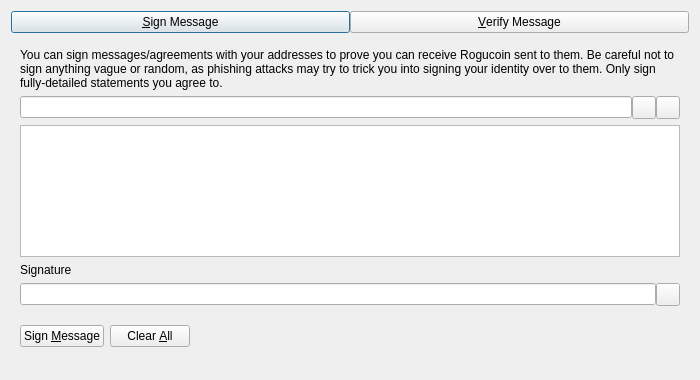
<?xml version="1.0" encoding="UTF-8"?>
<ui version="4.0">
 <class>SignVerifyMessageDialog</class>
 <widget class="QDialog" name="SignVerifyMessageDialog">
  <property name="geometry">
   <rect>
    <x>0</x>
    <y>0</y>
    <width>700</width>
    <height>380</height>
   </rect>
  </property>
  <property name="windowTitle">
   <string>Signatures - Sign / Verify a Message</string>
  </property>
  <property name="modal">
   <bool>true</bool>
  </property>
  <layout class="QVBoxLayout" name="verticalLayout">
   <item>
    <layout class="QHBoxLayout" name="horizontalLayout_Buttons_2">
     <property name="spacing">
      <number>0</number>
     </property>
     <property name="topMargin">
      <number>0</number>
     </property>
     <item>
      <widget class="QPushButton" name="btnSignMessage">
       <property name="text">
        <string>&amp;Sign Message</string>
       </property>
       <property name="checkable">
        <bool>true</bool>
       </property>
      </widget>
     </item>
     <item>
      <widget class="QPushButton" name="btnVerifyMessage">
       <property name="text">
        <string>&amp;Verify Message</string>
       </property>
       <property name="checkable">
        <bool>true</bool>
       </property>
      </widget>
     </item>
    </layout>
   </item>
   <item>
    <widget class="QStackedWidget" name="stackedWidgetSig">
     <property name="minimumSize">
      <size>
       <width>0</width>
       <height>0</height>
      </size>
     </property>
     <property name="currentIndex">
      <number>0</number>
     </property>
     <widget class="QWidget" name="pageSignMessage">
      <layout class="QVBoxLayout" name="verticalLayout_SM">
       <item>
        <widget class="QLabel" name="infoLabel_SM">
         <property name="text">
          <string>You can sign messages/agreements with your addresses to prove you can receive Rogucoin sent to them. Be careful not to sign anything vague or random, as phishing attacks may try to trick you into signing your identity over to them. Only sign fully-detailed statements you agree to.</string>
         </property>
         <property name="textFormat">
          <enum>Qt::PlainText</enum>
         </property>
         <property name="wordWrap">
          <bool>true</bool>
         </property>
        </widget>
       </item>
       <item>
        <layout class="QHBoxLayout" name="horizontalLayout_1_SM">
         <property name="spacing">
          <number>0</number>
         </property>
         <item>
          <widget class="QValidatedLineEdit" name="addressIn_SM">
           <property name="toolTip">
            <string>The Rogucoin address to sign the message with</string>
           </property>
          </widget>
         </item>
         <item>
          <widget class="QToolButton" name="addressBookButton_SM">
           <property name="toolTip">
            <string>Choose previously used address</string>
           </property>
           <property name="text">
            <string/>
           </property>
           <property name="shortcut">
            <string>Alt+A</string>
           </property>
          </widget>
         </item>
         <item>
          <widget class="QToolButton" name="pasteButton_SM">
           <property name="toolTip">
            <string>Paste address from clipboard</string>
           </property>
           <property name="text">
            <string/>
           </property>
           <property name="shortcut">
            <string>Alt+P</string>
           </property>
          </widget>
         </item>
        </layout>
       </item>
       <item>
        <widget class="QPlainTextEdit" name="messageIn_SM">
         <property name="toolTip">
          <string>Enter the message you want to sign here</string>
         </property>
        </widget>
       </item>
       <item>
        <widget class="QLabel" name="signatureLabel_SM">
         <property name="text">
          <string>Signature</string>
         </property>
         <property name="textFormat">
          <enum>Qt::PlainText</enum>
         </property>
        </widget>
       </item>
       <item>
        <layout class="QHBoxLayout" name="horizontalLayout_2_SM">
         <property name="spacing">
          <number>0</number>
         </property>
         <item>
          <widget class="QLineEdit" name="signatureOut_SM">
           <property name="readOnly">
            <bool>true</bool>
           </property>
          </widget>
         </item>
         <item>
          <widget class="QToolButton" name="copySignatureButton_SM">
           <property name="toolTip">
            <string>Copy the current signature to the system clipboard</string>
           </property>
           <property name="text">
            <string/>
           </property>
          </widget>
         </item>
        </layout>
       </item>
       <item>
        <layout class="QHBoxLayout" name="horizontalLayout_3_SM">
         <item>
          <widget class="QPushButton" name="signMessageButton_SM">
           <property name="toolTip">
            <string>Sign the message to prove you own this Rogucoin address</string>
           </property>
           <property name="text">
            <string>Sign &amp;Message</string>
           </property>
           <property name="autoDefault">
            <bool>false</bool>
           </property>
          </widget>
         </item>
         <item>
          <widget class="QPushButton" name="clearButton_SM">
           <property name="toolTip">
            <string>Reset all sign message fields</string>
           </property>
           <property name="text">
            <string>Clear &amp;All</string>
           </property>
           <property name="autoDefault">
            <bool>false</bool>
           </property>
          </widget>
         </item>
         <item>
          <spacer name="horizontalSpacer_1_SM">
           <property name="orientation">
            <enum>Qt::Horizontal</enum>
           </property>
           <property name="sizeHint" stdset="0">
            <size>
             <width>40</width>
             <height>48</height>
            </size>
           </property>
          </spacer>
         </item>
         <item>
          <widget class="QLabel" name="statusLabel_SM">
           <property name="text">
            <string/>
           </property>
           <property name="wordWrap">
            <bool>true</bool>
           </property>
          </widget>
         </item>
         <item>
          <spacer name="horizontalSpacer_2_SM">
           <property name="orientation">
            <enum>Qt::Horizontal</enum>
           </property>
           <property name="sizeHint" stdset="0">
            <size>
             <width>40</width>
             <height>48</height>
            </size>
           </property>
          </spacer>
         </item>
        </layout>
       </item>
      </layout>
     </widget>
     <widget class="QWidget" name="pageVerifyMessage">
      <layout class="QVBoxLayout" name="verticalLayout_VM">
       <item>
        <widget class="QLabel" name="infoLabel_VM">
         <property name="text">
          <string>Enter the receiver's address, message (ensure you copy line breaks, spaces, tabs, etc. exactly) and signature below to verify the message. Be careful not to read more into the signature than what is in the signed message itself, to avoid being tricked by a man-in-the-middle attack. Note that this only proves the signing party receives with the address, it cannot prove sendership of any transaction!</string>
         </property>
         <property name="textFormat">
          <enum>Qt::PlainText</enum>
         </property>
         <property name="alignment">
          <set>Qt::AlignLeading|Qt::AlignLeft|Qt::AlignTop</set>
         </property>
         <property name="wordWrap">
          <bool>true</bool>
         </property>
        </widget>
       </item>
       <item>
        <layout class="QHBoxLayout" name="horizontalLayout_1_VM">
         <property name="spacing">
          <number>0</number>
         </property>
         <item>
          <widget class="QValidatedLineEdit" name="addressIn_VM">
           <property name="toolTip">
            <string>The Rogucoin address the message was signed with</string>
           </property>
          </widget>
         </item>
         <item>
          <widget class="QToolButton" name="addressBookButton_VM">
           <property name="toolTip">
            <string>Choose previously used address</string>
           </property>
           <property name="text">
            <string/>
           </property>
           <property name="shortcut">
            <string>Alt+A</string>
           </property>
          </widget>
         </item>
        </layout>
       </item>
       <item>
        <widget class="QPlainTextEdit" name="messageIn_VM"/>
       </item>
       <item>
        <widget class="QValidatedLineEdit" name="signatureIn_VM"/>
       </item>
       <item>
        <layout class="QHBoxLayout" name="horizontalLayout_2_VM">
         <item>
          <widget class="QPushButton" name="verifyMessageButton_VM">
           <property name="toolTip">
            <string>Verify the message to ensure it was signed with the specified Rogucoin address</string>
           </property>
           <property name="text">
            <string>Verify &amp;Message</string>
           </property>
           <property name="autoDefault">
            <bool>false</bool>
           </property>
          </widget>
         </item>
         <item>
          <widget class="QPushButton" name="clearButton_VM">
           <property name="toolTip">
            <string>Reset all verify message fields</string>
           </property>
           <property name="text">
            <string>Clear &amp;All</string>
           </property>
           <property name="autoDefault">
            <bool>false</bool>
           </property>
          </widget>
         </item>
         <item>
          <spacer name="horizontalSpacer_1_VM">
           <property name="orientation">
            <enum>Qt::Horizontal</enum>
           </property>
           <property name="sizeHint" stdset="0">
            <size>
             <width>40</width>
             <height>48</height>
            </size>
           </property>
          </spacer>
         </item>
         <item>
          <widget class="QLabel" name="statusLabel_VM">
           <property name="text">
            <string/>
           </property>
           <property name="wordWrap">
            <bool>true</bool>
           </property>
          </widget>
         </item>
         <item>
          <spacer name="horizontalSpacer_2_VM">
           <property name="orientation">
            <enum>Qt::Horizontal</enum>
           </property>
           <property name="sizeHint" stdset="0">
            <size>
             <width>40</width>
             <height>48</height>
            </size>
           </property>
          </spacer>
         </item>
        </layout>
       </item>
      </layout>
     </widget>
    </widget>
   </item>
  </layout>
 </widget>
 <customwidgets>
  <customwidget>
   <class>QValidatedLineEdit</class>
   <extends>QLineEdit</extends>
   <header>qt/qvalidatedlineedit.h</header>
  </customwidget>
 </customwidgets>
 <resources>
  <include location="../rogucoin.qrc"/>
 </resources>
 <connections/>
</ui>
